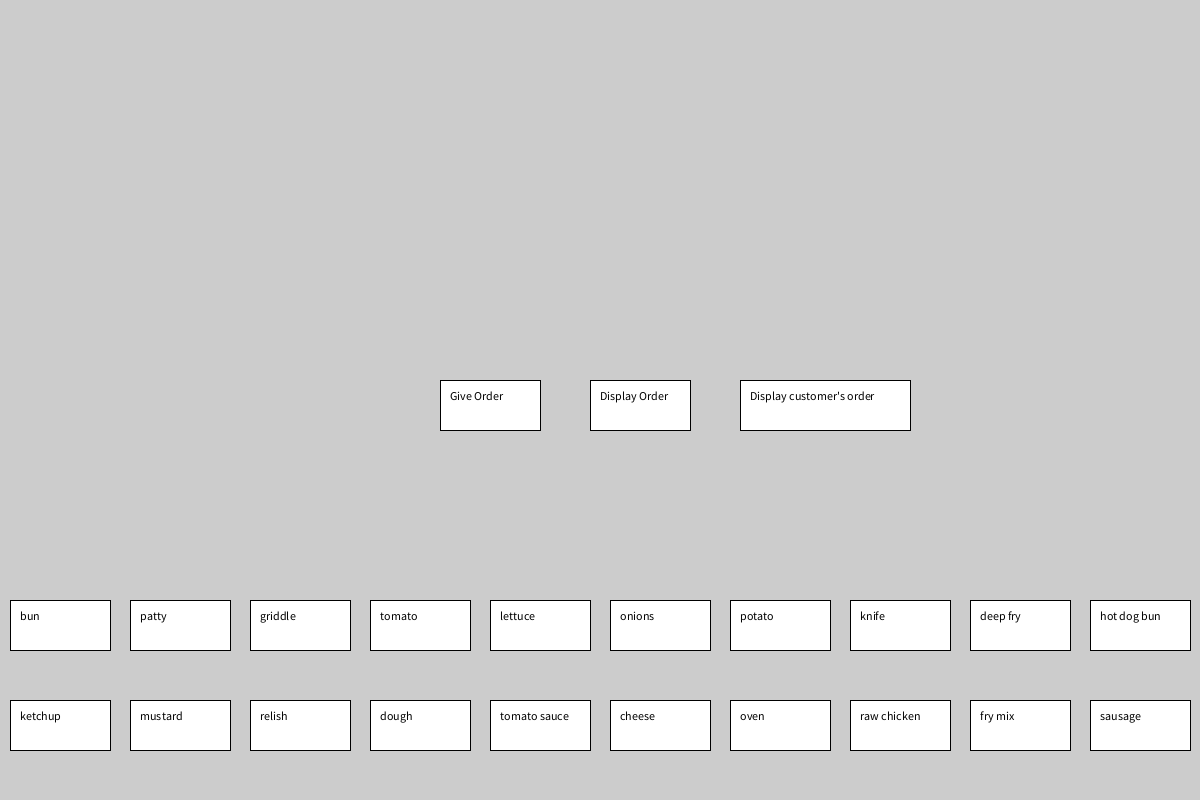
Frame 1 (no input)
Frame 60 (the mouse pressed at the canvas centre just before this capture): identical to frame 1, image omitted
Frame 120 (the mouse held since frame 60 and released just before this capture): identical to frame 1, image omitted

The Processing sketch that drew this single still picture (run headless with seeded random() and noise(); from frame 60 on, the mouse is pressed at the canvas centre):

// Processing sketch: PapasJavaria
// ── PapasJavaria.pde
ArrayList<Customer> customers;
Customer currentCustomer;
int customerNumber = 0;
void setup() {
  frameRate(30);
  size(1200, 800);
  customers = new ArrayList<Customer>();
  
  for (int i = 0; i < 10; i++){
    Customer newCustomer = new Customer(1);
    newCustomer.makeOrder();
    customers.add(newCustomer);
  }
  currentCustomer = customers.get(0);
}
void draw(){
  textSize(12);
  for(int i = 0; i < 11; i++){
    fill(#FFFFFF);
    rect(i * 120 + 10, 600, 100, 50);
    rect(450 - 10, 400 - 20, 100, 50);
    rect(600 - 10, 400 - 20, 100, 50);
    rect(750 - 10, 400 - 20, 170, 50);
    fill(0);
    if(i == 0){text("bun", i * 120 + 20, 620);}
    if(i == 1){text("patty", i * 120 + 20, 620);}
    if(i == 2){text("griddle", i * 120 + 20, 620);}
    if(i == 3){text("tomato", i * 120 + 20, 620);}
    if(i == 4){text("lettuce", i * 120 + 20, 620);}
    if(i == 5){text("onions", i * 120 + 20, 620);}
    if(i == 6){text("potato", i * 120 + 20, 620);}
    if(i == 7){text("knife", i * 120 + 20, 620);}
    if(i == 8){text("deep fry", i * 120 + 20, 620);}
    if(i == 9){text("hot dog bun", i * 120 + 20, 620);}
 if(i == 10){
    text("Give Order", 450, 400);
    text("Display Order", 600, 400);
    text("Display customer's order", 750, 400);}
  }
  for(int i = 0; i < 10; i++){
    fill(#FFFFFF);
    rect(i * 120 + 10, 700, 100, 50);
    fill(0);
    if(i == 0){text("ketchup", i * 120 + 20, 720);}
    if(i == 1){text("mustard", i * 120 + 20, 720);}
    if(i == 2){text("relish", i * 120 + 20, 720);}
    if(i == 3){text("dough", i * 120 + 20, 720);}
    if(i == 4){text("tomato sauce", i * 120 + 20, 720);}
    if(i == 5){text("cheese", i * 120 + 20, 720);}
    if(i == 6){text("oven", i * 120 + 20, 720);}
    if(i == 7){text("raw chicken", i * 120 + 20, 720);}
    if(i == 8){text("fry mix", i * 120 + 20, 720);}
    if(i == 9){text("sausage", i * 120 + 20, 720);}
  }
}
boolean onButton(int x, int y, int width, int height){
  return (mouseX >= x && mouseX < x + width &&
  mouseY >= y && mouseY <= y + height);
}

void mousePressed() {
//Display customer's order button
  if (onButton(750 - 10, 400 - 20, 170, 50)){
   for (int i = 0; i < currentCustomer.customersOrder().size(); i++){
      text(currentCustomer.customersOrder().get(i), 100 + 100 * i, 100);
   }
  }
  //Display order button
  if (onButton(600 - 10, 400 - 20, 100, 50)){
    for (int i = 0; i < currentCustomer.getOrder().size(); i++){
      text(currentCustomer.getOrder().get(i), 100 + 100 * i, 200);
    }
    text(currentCustomer.getOrder().size(), 500, 300);
  }
//Give order button
  if (onButton(450 - 10, 400 - 20, 100, 50)){
    if(currentCustomer.checkSteps()){
      text("Correct Order", 550, 300);
      if (customerNumber < customers.size() - 1){
        customerNumber += 1;
        currentCustomer = customers.get(customerNumber);
      }
    }
    else{
      text("Wrong Order", 550, 300); 
      currentCustomer.restartOrder();
    }     
  }
  for(int i = 0; i < 10; i++){
    if(onButton(i * 120 + 10, 600, 100, 50)){
      if(i == 0){
        currentCustomer.addStep("bun");
      }
      if(i == 1){
        currentCustomer.addStep("patty");
      }
      if(i == 2){
        currentCustomer.addStep("griddle");
      }
      if(i == 3){
        currentCustomer.addStep("tomato");
      }
      if(i == 4){
        currentCustomer.addStep("lettuce");
      }
      if(i == 5){
        currentCustomer.addStep("onions");
      }
      if(i == 6){
        currentCustomer.addStep("potato");
      }
      if(i == 7){
        currentCustomer.addStep("knife");
      }
      if(i == 8){
        currentCustomer.addStep("deep fry");
      }
      if(i == 9){
        currentCustomer.addStep("hot dog bun");
      }
    }
  }
  for(int i = 0; i < 10; i++){
    if(onButton(i * 120 + 10, 700, 100, 50)){
      if(i == 0){
        currentCustomer.addStep("ketchup");
      }
      if(i == 1){
        currentCustomer.addStep("mustard");
      }
      if(i == 2){
        currentCustomer.addStep("relish");
      }
      if(i == 3){
        currentCustomer.addStep("dough");
      }
      if(i == 4){
        currentCustomer.addStep("tomato sauce");
      }
      if(i == 5){
        currentCustomer.addStep("cheese");
      }
      if(i == 6){
        currentCustomer.addStep("oven");
      }
      if(i == 7){
        currentCustomer.addStep("raw chicken");
      }
      if(i == 8){
        currentCustomer.addStep("fry mix");
      }
      if(i == 9){
        currentCustomer.addStep("sausage");
      }
    }
  }
}
void keyPressed() {
}

// ── Customer.pde
import java.util.*;
class Customer{
  private boolean hamburger, fries, chicken, hotdog, pizza;
  private boolean water, soda, lemonade;
  private double hamburgerPrice = 10, friesPrice = 4, chickenPrice = 8, hotdogPrice = 5, pizzaPrice = 6, waterPrice = 1.5, sodaPrice = 2, lemonadePrice = 2.5;
  private double patience;
  private int difficulty;
  private int correctSize;
  private String customerColor;
  private int[] numberOfFoods = {1, 2};
  private ArrayList<String> meals = new ArrayList<String>();
  private ArrayList<String> order = new ArrayList<String>();
  private ArrayList<String> hamburgerSteps = new ArrayList<String>(
  Arrays.asList("bun", "patty", "griddle", "tomato", "lettuce", "onions", "bun"));
  private ArrayList<String> friesSteps = new ArrayList<String>(
  Arrays.asList("potato", "knife", "deep fry"));
  private ArrayList<String> chickenSteps = new ArrayList<String>(
  Arrays.asList("raw chicken", "fry mix", "deep fry"));
  private ArrayList<String> hotdogSteps = new ArrayList<String>(
  Arrays.asList("hot dog bun", "sausage", "griddle", "ketchup", "mustard", "relish"));
  private ArrayList<String> pizzaSteps = new ArrayList<String>(
  Arrays.asList("dough", "tomato sauce", "cheese", "oven"));

  public Customer(int difficulty){
    this.difficulty = difficulty;
    double randomColor = Math.random() * 5;
    if (randomColor < 1)
      customerColor = "red";
    else if (randomColor < 2)
      customerColor = "blue";
    else if (randomColor < 3)
      customerColor = "green";
    else if (randomColor < 4)
      customerColor = "orange";
    else if (randomColor < 5)
      customerColor = "purple";
  }
  public void addStep(String step){
    order.add(step);
  }
  
  public ArrayList<String> getMeals(){
    return meals;
  }
   
  public ArrayList<String> getOrder(){
    return order;
  }
  public String getColor(){
    return customerColor;
  }
  public ArrayList<String> customersOrder(){
    ArrayList<String> customersOrder = new ArrayList<String>();
    if(hamburger){
      for (String step : hamburgerSteps){
        customersOrder.add(step);
      }
    }
    if(fries){
      for (String step : friesSteps){
        customersOrder.add(step);
      }
    }
    if(chicken){
      for (String step : chickenSteps){
        customersOrder.add(step);
      }
    }
    if(hotdog){
      for (String step : hotdogSteps){
        customersOrder.add(step);
      }
    }
    if(pizza){
      for (String step : pizzaSteps){
        customersOrder.add(step);
      }
    }
    if(water){
      customersOrder.add("water");
    }
    if(soda){
      customersOrder.add("soda");
    }
    if(lemonade){
      customersOrder.add("lemonade");
    }
    return customersOrder;
  } 
  public boolean checkSteps(){
    boolean correct = true;    
    if(hamburger){
      boolean complete = false;
      if (order.size() >= 7){
      for (int i = 0; i < order.size() - 6; i++){
        if (order.subList(i, i+7).equals(hamburgerSteps)){
          complete = true;
        }
      }
      }
      if (!complete){
        correct = false;
      }
    }
    if(fries){
       boolean complete = false;
       if(order.size() >= 3){
       for (int i = 0; i < order.size() - 2; i++){
        if (order.subList(i, i+3).equals(friesSteps)){
          complete = true;
        }
      }
       }
      if (!complete){
        correct = false;
      }
    }
    if(chicken){
      boolean complete = false;
      if (order.size() >= 3){
      for (int i = 0; i < order.size() - 2; i++){
        if (order.subList(i, i+3).equals(chickenSteps)){
          complete = true;
        }
      }
      }
      if (!complete){
        correct = false;
      }
    }
    if(hotdog){
      boolean complete = false;
      if (order.size() >= 6){
      for (int i = 0; i < order.size() - 5; i++){
        if (order.subList(i, i+6).equals(hotdogSteps)){
          complete = true;
        }
      }
      }
      if (!complete){
        correct = false;
      }
    }
    if(pizza){
      boolean complete = false;
      if (order.size() >= 4){
      for (int i = 0; i < order.size() - 3; i++){
        if (order.subList(i, i+4).equals(pizzaSteps)){
          complete = true;
        }
      }
      }
      if (!complete){
        correct = false;
      }
    }
    if (water){
      boolean complete = false;
      if (order.size() >= 1){
      for (int i = 0; i < order.size(); i++){
        if (order.get(i).equals("water")){
          complete = true;
        }
      }
      }
      if (!complete){
        correct = false;
      }
    }
    if (soda){
      boolean complete = false;
      if (order.size() >= 1){
      for (int i = 0; i < order.size(); i++){
        if (order.get(i).equals("soda")){
          complete = true;
        }
      }
      }
      if (!complete){
        correct = false;
      }
    }
    if (lemonade){
      boolean complete = false;
      if (order.size() >= 1){
      for (int i = 0; i < order.size(); i++){
        if (order.get(i).equals("lemonade")){
          complete = true;
        }
      }
      }
      if (!complete){
        correct = false;
      }
    }
    if (correctSize != order.size()){
      correct = false;
    }
    return correct;
  }
  
  public void makeOrder(){
    float wantsDrink = (float)Math.random() * 1;
    //50 percent chance of the customer wanting a drink
    if (wantsDrink < 0.5){
        float drink = (float)Math.random() * 3;
        correctSize += 1;
        if (drink < 1){
          water = true;
          meals.add("water");}
        else if (drink < 2){
          soda = true;
          meals.add("soda");}
        else if (drink < 3){
          lemonade = true;
          meals.add("lemonade");}
    }
    int number = numberOfFoods[(int)Math.floor(Math.random()*numberOfFoods.length)];
    for (int i = 0; i < number; i++){
      float orderNum = (float)Math.random() * 5;
      if (orderNum < 1){
        hamburger = true;
        meals.add("hamburger");
        correctSize += 7;
      }
      else if (orderNum < 2){
        fries = true;
        meals.add("fries");
        correctSize += 3;
      }
      else if (orderNum < 3){
        chicken = true;
        meals.add("chicken");
        correctSize += 3;
      }
      else if (orderNum < 4){
        hotdog = true;
        meals.add("hotdog");
        correctSize += 6;
      }
      else if (orderNum < 5){
        pizza = true;
        meals.add("pizza");
        correctSize += 4;
      }
    }
    patience = 200 / (difficulty + Math.random());
  }
  public double customersPatience(){
    return patience;
  }
  
 public double totalFoodPrice(){
   double totalPrice = 0;
   if (hamburger){
     totalPrice += hamburgerPrice;
   }
   if (fries){
     totalPrice += friesPrice;
   }
   if (chicken){
     totalPrice += chickenPrice;
   }
   if (hotdog){
     totalPrice += hotdogPrice;
   }
   if (pizza){
     totalPrice += pizzaPrice;
   }
   if (water){
     totalPrice += waterPrice;
   }
   if (soda){
     totalPrice += sodaPrice;
   }
   if (lemonade){
     totalPrice += lemonadePrice;
   }
   return totalPrice;
 }
 
 public double patienceLevel(double currentPatience){
   //Patience level is green if the current patience is greater than 50%
   if (currentPatience > patience * 0.5){
     return 0.25;
   }
   //Patience level is yellow if the current patience is greater than 20%
   else if (currentPatience > patience * 0.2){
     return 0.1;
   }
   //Patience level is red if the current patience is under 20%
   return 0;
 }
 
  public void restartOrder(){
    order.clear();
  }
}
